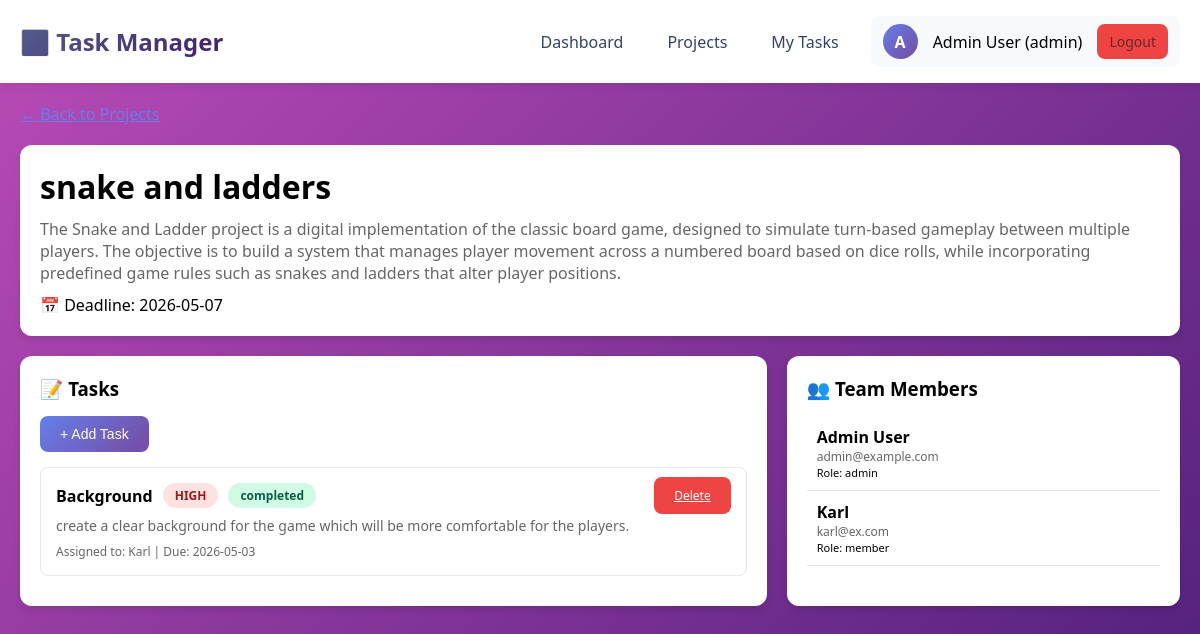
The page /projects/1 (signed in) on the database its author committed.
### app.py (models this page shows)
class User(UserMixin, db.Model):
    id = db.Column(db.Integer, primary_key=True)
    name = db.Column(db.String(100), nullable=False)
    email = db.Column(db.String(100), unique=True, nullable=False)
    password = db.Column(db.String(200), nullable=False)
    role = db.Column(db.String(20), default='member')
    created_at = db.Column(db.DateTime, default=datetime.utcnow)
    projects_created = db.relationship('Project', foreign_keys='Project.created_by', backref='creator')
    tasks_created = db.relationship('Task', foreign_keys='Task.created_by', backref='creator')
    tasks_assigned = db.relationship('Task', foreign_keys='Task.assigned_to', backref='assignee')
    project_memberships = db.relationship('ProjectMember', backref='user')

class Project(db.Model):
    id = db.Column(db.Integer, primary_key=True)
    name = db.Column(db.String(200), nullable=False)
    description = db.Column(db.Text)
    status = db.Column(db.String(50), default='active')
    created_by = db.Column(db.Integer, db.ForeignKey('user.id'))
    created_at = db.Column(db.DateTime, default=datetime.utcnow)
    deadline = db.Column(db.Date, nullable=True)
    members = db.relationship('ProjectMember', backref='project', cascade='all, delete-orphan')
    tasks = db.relationship('Task', backref='project', cascade='all, delete-orphan')

class Task(db.Model):
    id = db.Column(db.Integer, primary_key=True)
    title = db.Column(db.String(200), nullable=False)
    description = db.Column(db.Text)
    status = db.Column(db.String(50), default='pending')
    priority = db.Column(db.String(20), default='medium')
    project_id = db.Column(db.Integer, db.ForeignKey('project.id', ondelete='CASCADE'))
    assigned_to = db.Column(db.Integer, db.ForeignKey('user.id'), nullable=True)
    created_by = db.Column(db.Integer, db.ForeignKey('user.id'))
    created_at = db.Column(db.DateTime, default=datetime.utcnow)
    due_date = db.Column(db.Date, nullable=True)
    completed_at = db.Column(db.DateTime, nullable=True)

class ProjectMember(db.Model):
    id = db.Column(db.Integer, primary_key=True)
    project_id = db.Column(db.Integer, db.ForeignKey('project.id', ondelete='CASCADE'))
    user_id = db.Column(db.Integer, db.ForeignKey('user.id', ondelete='CASCADE'))
    role = db.Column(db.String(50), default='member')
    joined_at = db.Column(db.DateTime, default=datetime.utcnow)

### app.py (the view)
@app.route('/projects/<int:project_id>')
@login_required
def project_detail(project_id):
    project = Project.query.get_or_404(project_id)
    if not member_of_project(project_id):
        flash('You do not have access to this project', 'danger')
        return redirect(url_for('projects'))
    tasks = Task.query.filter_by(project_id=project_id).order_by(Task.due_date.asc()).all()
    members = db.session.query(ProjectMember, User).join(
        User, ProjectMember.user_id == User.id
    ).filter(
        ProjectMember.project_id == project_id
    ).all()
    available_users = []
    if current_user.role == 'admin':
        existing_member_ids = [m[0].user_id for m in members]
        available_users = User.query.filter(
            User.role == 'member',
            User.id.notin_(existing_member_ids)
        ).all()
    return render_template('project_detail.html',
                         project=project,
                         tasks=tasks,
                         members=members,
                         available_users=available_users)

### app.py (called while the page is built)
@login_manager.user_loader
def load_user(user_id):
    return User.query.get(int(user_id))

def member_of_project(project_id):
    if current_user.role == 'admin':
        return True
    member = ProjectMember.query.filter_by(project_id=project_id, user_id=current_user.id).first()
    return member is not None

### templates/project_detail.html (shortened to what this page needs)
{% extends "base.html" %}
{% block content %}
<div style="margin-bottom: 20px;">
    <a href="{{ url_for('projects') }}" style="color: #667eea;">← Back to Projects</a>
</div>
<div class="card" style="margin-bottom: 20px;">
    <h1>{{ project.name }}</h1>
    <p style="color: #666; margin-top: 10px;">{{ project.description or 'No description' }}</p>
    {% if project.deadline %}
    <div style="margin-top: 10px;">📅 Deadline: {{ project.deadline }}</div>
    {% endif %}
</div>
<div style="display: flex; gap: 20px; margin-bottom: 20px;">
    <div class="card" style="flex: 2;">
        <h3>📝 Tasks</h3>
        {% if current_user.role == 'admin' %}
        <button class="btn btn-primary" onclick="openTaskModal()" style="margin: 15px 0;">+ Add Task</button>
        {% endif %}
        {% for task in tasks %}
        <div style="padding: 15px; border: 1px solid #e2e8f0; border-radius: 8px; margin-bottom: 10px;">
            <div style="display: flex; justify-content: space-between; align-items: start;">
                <div style="flex: 1;">
                    <div style="display: flex; gap: 10px; align-items: center; margin-bottom: 8px;">
                        <strong>{{ task.title }}</strong>
                        <span class="badge badge-{{ task.priority }}">{{ task.priority.upper() }}</span>
                        <span class="badge badge-{{ task.status }}">{{ task.status.replace('_', ' ') }}</span>
                    </div>
                    <p style="color: #666; font-size: 14px;">{{ task.description or 'No description' }}</p>
                    <div style="font-size: 12px; color: #666; margin-top: 8px;">
                        Assigned to: {{ task.assignee.name if task.assignee else 'Unassigned' }}
                        {% if task.due_date %}
                        | Due: {{ task.due_date }}
                        {% endif %}
                    </div>
                </div>
                <div>
                    {% if current_user.role == 'admin' %}
                    <a href="{{ url_for('delete_task', task_id=task.id) }}" class="btn btn-danger" style="font-size: 12px;" onclick="return confirm('Delete this task?')">Delete</a>
                    {% endif %}
                </div>
            </div>
        </div>
        {% endfor %}
    </div>
    <div class="card" style="flex: 1;">
        <h3>👥 Team Members</h3>
        <div style="margin-top: 15px;">
            {% for member, user in members %}
            <div style="padding: 10px; border-bottom: 1px solid #e2e8f0;">
                <strong>{{ user.name }}</strong>
                <div style="font-size: 12px; color: #666;">{{ user.email }}</div>
                <div style="font-size: 11px;">Role: {{ member.role }}</div>
            </div>
            {% endfor %}
        </div>
    </div>
</div>
{% endblock %}

### templates/base.html (shortened to what this page needs)
<!DOCTYPE html>
<html lang="en">
<head>
</head>
<body>
    {% if current_user.is_authenticated %}
    <nav class="navbar">
        <div class="navbar-container">
            <a href="{{ url_for('dashboard') }}" class="navbar-brand">✅ Task Manager</a>
            <div class="navbar-menu">
                <a href="{{ url_for('dashboard') }}">Dashboard</a>
                <a href="{{ url_for('projects') }}">Projects</a>
                <a href="{{ url_for('my_tasks') }}">My Tasks</a>
                <div class="user-info">
                    <div class="user-avatar">{{ current_user.name[0].upper() }}</div>
                    <span>{{ current_user.name }} ({{ current_user.role }})</span>
                    <a href="{{ url_for('logout') }}" class="logout-btn btn">Logout</a>
                </div>
            </div>
        </div>
    </nav>
    {% endif %}
    <div class="container">
        {% block content %}{% endblock %}
    </div>
</body>
</html>

### templates/base.html (style rules this page uses)
* { margin: 0; padding: 0; box-sizing: border-box; }
body { font-family: 'Segoe UI', Tahoma, Geneva, Verdana, sans-serif; background: linear-gradient(135deg, #ba4bb7 0%, #4d1f7a 100%); min-height: 100vh; }
.container { max-width: 1200px; margin: 0 auto; padding: 20px; }
.navbar { background: white; box-shadow: 0 2px 10px rgba(0,0,0,0.1); position: sticky; top: 0; z-index: 1000; }
.navbar-container { max-width: 1200px; margin: 0 auto; padding: 1rem 20px; display: flex; justify-content: space-between; align-items: center; }
.navbar-brand { font-size: 1.5rem; font-weight: bold; background: linear-gradient(135deg, #525d8d 0%, #451e6c 100%); -webkit-background-clip: text; -webkit-text-fill-color: transparent; text-decoration: none; }
.navbar-menu { display: flex; gap: 20px; align-items: center; }
.navbar-menu a { color: #314464; text-decoration: none; padding: 8px 12px; border-radius: 8px; transition: all 0.3s; }
.user-info { display: flex; align-items: center; gap: 15px; padding: 8px 12px; background: #f7fafc; border-radius: 8px; }
.user-avatar { width: 35px; height: 35px; background: linear-gradient(135deg, #667eea 0%, #764ba2 100%); border-radius: 50%; display: flex; align-items: center; justify-content: center; color: white; font-weight: bold; }
.logout-btn { background: #ef4444; color: rgb(106, 37, 37) !important; }
.card { background: white; border-radius: 12px; padding: 20px; box-shadow: 0 4px 6px rgba(0,0,0,0.1); transition: transform 0.3s, box-shadow 0.3s; }
.btn { padding: 10px 20px; border: none; border-radius: 8px; cursor: pointer; font-size: 14px; transition: all 0.3s; }
.btn-primary { background: linear-gradient(135deg, #667eea 0%, #764ba2 100%); color: white; }
.btn-danger { background: #ef4444; color: white; }
.badge { padding: 4px 12px; border-radius: 20px; font-size: 12px; font-weight: 600; display: inline-block; }
.badge-completed { background: #d1fae5; color: #065f46; }
.badge-high { background: #fee2e2; color: #991b1b; }

### rows shown on the page
User: name "A", name "Admin User", role "admin"
Project: name "snake and ladders", description "The Snake and Ladder project is a digital implementation of the classic board game, designed to simulate turn-based gameplay between multiple players. The objective is to build a system that manages player movement across a numbered board based on dice rolls, while incorporating predefined game rules such as snakes and ladders that alter player positions.", deadline "2026-05-07"
Task: title "Background", priority "HIGH", status.replace "completed", description "create a clear background for the game which will be more comfortable for the players.", assignee "Karl", due_date "2026-05-03"
ProjectMember: name "Admin User", email "admin@example.com", role "admin"
ProjectMember: name "Karl", email "karl@ex.com", role "member"
